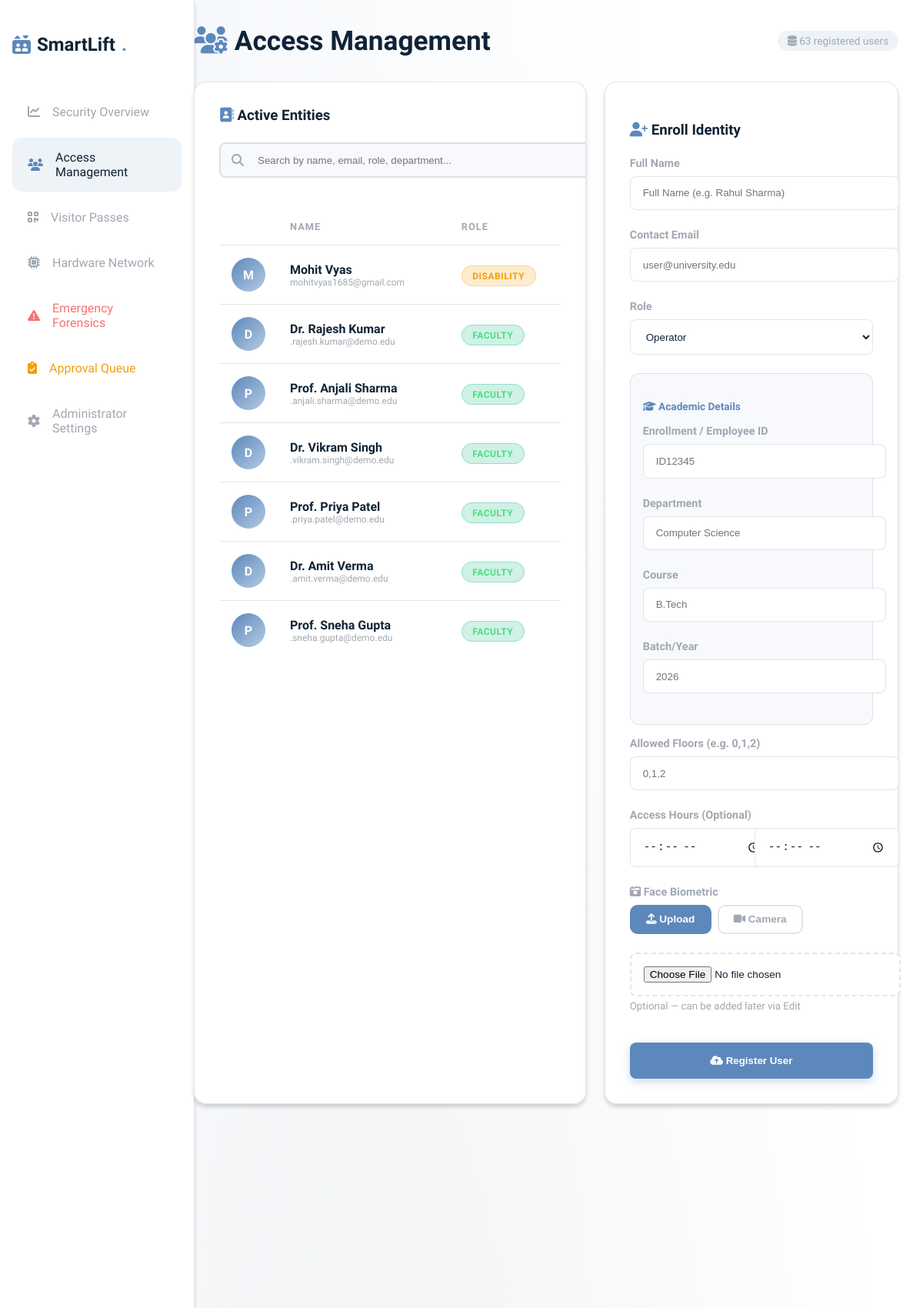
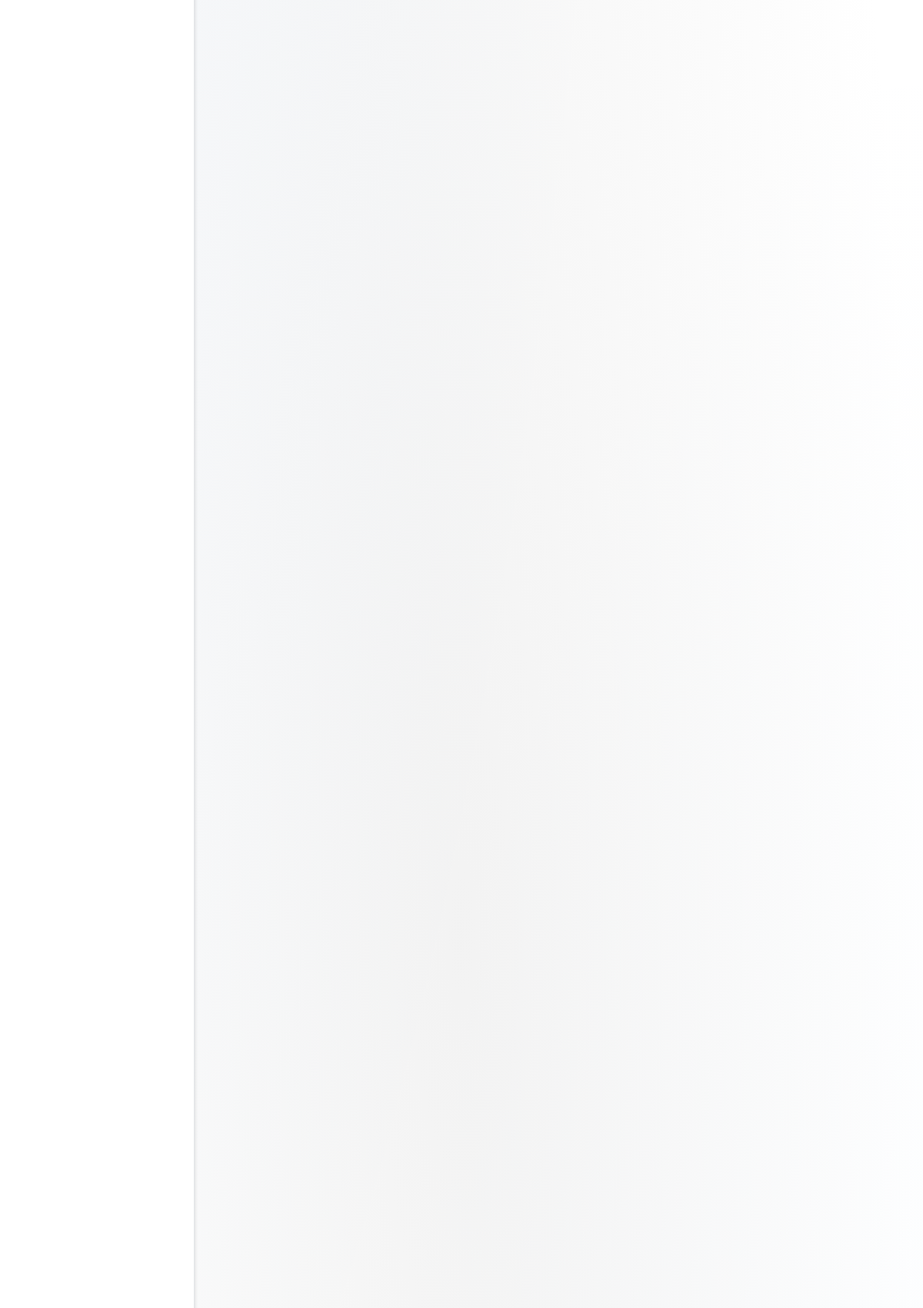
/users (signed in, upper part), run on the app's committed database (2 pictures, top to bottom).
### software/models.py (models this page shows)
class User(db.Model):
    __table_args__ = (db.UniqueConstraint('enrollment_id', 'tenant_id', name='_tenant_enrollment_uc'),)
    user_id = db.Column(db.Integer, primary_key=True) # ER Mapping: User_id
    name = db.Column(db.String(100), nullable=False) # ER Mapping: name
    Face_encoding = db.Column(db.Text, nullable=True) # ER Mapping: Face_encording
    face_vector = db.Column(db.Text, nullable=True) # Mathematical DB representation
    access_type = db.Column(db.String(50), default='temporary') # ER Mapping: acess type
    access_start_time = db.Column(db.Time, nullable=True)
    access_end_time = db.Column(db.Time, nullable=True)
    email = db.Column(db.String(120), nullable=True) # Extended Comm Parameter
    enrollment_id = db.Column(db.String(50), nullable=True) # For Students/Faculty
    department = db.Column(db.String(100), nullable=True)
    course = db.Column(db.String(100), nullable=True)
    batch = db.Column(db.String(50), nullable=True)
    allowed_floors = db.Column(db.String(100), default='0')
    tenant_id = db.Column(db.Integer, db.ForeignKey('tenant.id'), nullable=False)

### app.py (the view, shortened to what this page needs)
@app.route('/users', methods=['GET', 'POST'])
def manage_users():
    if 'admin_id' not in session: return redirect(url_for('login'))
    t_id = session['tenant_id']
    users = User.query.filter_by(tenant_id=t_id).all()
    return render_template('users.html', users=users)

### app.py (called while the page is built)
@app.context_processor
def inject_csrf():
    def generate_csrf_token():
        if '_csrf_token' not in session:
            session['_csrf_token'] = secrets.token_hex(16)
        return session['_csrf_token']
    return dict(csrf_token=generate_csrf_token)

@app.before_request
def csrf_protect():
    if request.method == "POST":
        if request.endpoint in EXEMPT_CSRF_ENDPOINTS or request.path.startswith('/api/'):
            return
        token = session.get('_csrf_token', None)
        if request.is_json or request.content_type == 'application/json':
            if not token or token != request.headers.get('X-CSRFToken'):
                return jsonify({"error": "CSRF token missing or invalid."}), 403
            return
        if not token or token != request.form.get('csrf_token'):
            flash("CSRF token missing or invalid. Please reload the page and try again.", "danger")
            return redirect(request.referrer or url_for('superadmin_dashboard'))

### templates/users.html (shortened to what this page needs)
{% extends 'base.html' %}
{% block content %}
<div class="dashboard-layout">
    {% include 'sidebar.html' %}
    <div class="main-content">
        <div style="display: flex; justify-content: space-between; align-items: center; margin-bottom: 2rem; flex-wrap: wrap; gap: 1rem;">
            <h1 style="font-size: 2.2rem; margin: 0;"><i class="fa-solid fa-users-gear" style="color: var(--accent);"></i> Access Management</h1>
            <span class="user-count"><i class="fa-solid fa-database"></i> {{ users|length }} registered users</span>
        </div>
        <div class="user-grid">
            <div class="glass-panel" style="overflow: hidden;">
                <div style="display: flex; justify-content: space-between; align-items: center; margin-bottom: 1.5rem;">
                    <h3 style="margin: 0;"><i class="fa-solid fa-address-book" style="color: var(--accent);"></i> Active Entities</h3>
                </div>
                <div class="search-bar">
                    <i class="fa-solid fa-magnifying-glass"></i>
                    <input type="text" id="userSearch" placeholder="Search by name, email, role, department..." oninput="filterUsers()" style="width: 100%;">
                </div>
                <div style="max-height: 600px; overflow-y: auto;">
                    <table id="usersTable" style="width: 100%;">
                        <thead style="position: sticky; top: 0; background: var(--bg-card); z-index: 5;">
                            <tr>
                                <th></th>
                                <th>Name</th>
                                <th>Role</th>
                                <th>Floors</th>
                            </tr>
                        </thead>
                        <tbody>
                            {% for u in users %}
                            <tr class="user-row" data-name="{{ u.name|lower }}" data-email="{{ (u.email or '')|lower }}" data-role="{{ u.access_type|lower }}" data-dept="{{ (u.department or '')|lower }}">
                                <td>
                                    {% if u.Face_encoding %}
                                    <div class="user-avatar-placeholder" style="display:none;">{{ u.name[0] }}</div>
                                    {% else %}
                                    <div class="user-avatar-placeholder">{{ u.name[0] }}</div>
                                    {% endif %}
                                </td>
                                <td>
                                    <div style="font-weight: 600;">{{ u.name }}</div>
                                    <div style="font-size: 0.75rem; color: var(--text-muted);">{{ u.email or 'No email' }}</div>
                                </td>
                                <td>
                                    {% if u.access_type == 'Operator' %}
                                    <span class="badge badge-danger">Operator</span>
                                    {% elif u.access_type == 'Faculty' %}
                                    <span class="badge badge-success">Faculty</span>
                                    {% elif u.access_type == 'Disability' %}
                                    <span class="badge badge-warning">Disability</span>
                                    {% else %}
                                    <span class="badge badge-info">Temporary</span>
                                    {% endif %}
                                </td>
                                <td style="color: var(--text-muted); font-size: 0.85rem;">{{ u.allowed_floors }}</td>
                            </tr>
                            {% endfor %}
                        </tbody>
                    </table>
                </div>
            </div>
            <div class="glass-panel" style="align-self: start;">
                <h3 style="margin-bottom: 1.5rem;"><i class="fa-solid fa-user-plus" style="color: var(--accent);"></i> Enroll Identity</h3>
                <form method="POST" enctype="multipart/form-data" id="enrollForm">
                    <div class="form-group">
                        <label>Full Name</label>
                        <input type="text" name="name" required placeholder="Full Name (e.g. Rahul Sharma)">
                    </div>
                    <div class="form-group">
                        <label>Contact Email</label>
                        <input type="email" name="email" placeholder="user@university.edu">
                    </div>
                    <div class="form-group">
                        <label>Role</label>
                        <select name="access_role" id="roleSelector" onchange="toggleFields()">
                            <option value="Operator">Operator</option>
                        </select>
                    </div>
                    <div id="academicFields" style="display:none; background:rgba(93,136,187,0.05); padding:1rem; border-radius:12px; margin-bottom:1rem; border:1px solid var(--border);">
                        <h4 style="margin-bottom:1rem; font-size:0.85rem; color:var(--accent);"><i class="fa-solid fa-graduation-cap"></i> Academic Details</h4>
                        <div class="form-group"><label>Enrollment / Employee ID</label><input type="text" name="enrollment_id" id="valEnrollInput" placeholder="ID12345"></div>
                        <div class="form-group"><label>Department</label><input type="text" name="department" placeholder="Computer Science"></div>
                        <div class="form-group"><label>Course</label><input type="text" name="course" placeholder="B.Tech"></div>
                        <div class="form-group"><label>Batch/Year</label><input type="text" name="batch" placeholder="2026"></div>
                    </div>
                    <div class="form-group">
                        <label>Allowed Floors (e.g. 0,1,2)</label>
                        <input type="text" name="allowed_floors" required placeholder="0,1,2">
                    </div>
                    <div class="form-group">
                        <label>Access Hours (Optional)</label>
                        <div style="display: grid; grid-template-columns: 1fr 1fr; gap: 0.5rem;">
                            <input type="time" name="start_time" style="font-size: 0.9rem;">
                            <input type="time" name="end_time" style="font-size: 0.9rem;">
                        </div>
                    </div>
                    <div class="form-group">
                        <label><i class="fa-solid fa-camera-retro"></i> Face Biometric</label>
                        <div class="tab-buttons">
                            <button type="button" class="tab-btn active" onclick="switchTab('upload')"><i class="fa-solid fa-upload"></i> Upload</button>
                            <button type="button" class="tab-btn" onclick="switchTab('camera')"><i class="fa-solid fa-video"></i> Camera</button>
                        </div>
                        <div class="tab-content active" id="tab-upload">
                            <input type="file" name="face_image" id="faceFileInput" accept="image/*" style="padding: 1rem; font-size:0.85rem;">
                            <small style="color:var(--text-muted); display:block; margin-top:0.3rem;">Optional — can be added later via Edit</small>
                        </div>
                    </div>
                    <button type="submit" class="btn-primary" style="width: 100%; margin-top: 1rem; padding: 1rem;"><i class="fa-solid fa-cloud-arrow-up"></i> Register User</button>
                </form>
            </div>
        </div>
    </div>
</div>
{% endblock %}

### static/style.css (style rules this page uses)
:root { --uniform-blue: #102336; --glaucous: #5D88BB; --balmy-blue: #B3CBE4; --full-white: #FFFFFF; --metallic-platinum: #D6D6D6; --gray-chateau: #A1A8B2; --bg-main: #FFFFFF; --bg-secondary: #F5F5F5; --bg-card: rgba(255, 255, 255, 0.95); --border: rgba(161, 168, 178, 0.3); --accent: #5D88BB; --accent-hover: #102336; --accent-glow: rgba(93, 136, 187, 0.3); --secondary: #B3CBE4; --success: #4ade80; --warning: #fbbf24; --danger: #f87171; --text-main: #102336; --text-muted: #A1A8B2; --text-dimmed: #7a8390; --surface: rgba(214, 214, 214, 0.4); --surface-hover: rgba(93, 136, 187, 0.1); }
body { background-color: var(--bg-main); background-image: radial-gradient(at 0% 0%, rgba(93, 136, 187, 0.08) 0px, transparent 50%), radial-gradient(at 100% 100%, rgba(179, 203, 228, 0.08) 0px, transparent 50%), radial-gradient(at 50% 50%, rgba(214, 214, 214, 0.3) 0px, transparent 70%); color: var(--text-main); font-family: 'Plus Jakarta Sans', sans-serif; min-height: 100vh; margin: 0; overflow-x: hidden; }
.glass-panel { background: var(--bg-card); backdrop-filter: blur(10px); -webkit-backdrop-filter: blur(10px); border: 1px solid var(--border); border-radius: 16px; box-shadow: 0 8px 32px rgba(16, 35, 54, 0.1); padding: 2rem; box-shadow: 0 4px 6px -1px rgba(0, 0, 0, 0.2); }
.dashboard-layout { display: grid; grid-template-columns: 280px 1fr; min-height: 100vh; }
.main-content { padding: 2rem 2.5rem; }
.btn-primary { background: var(--accent); color: white; padding: 0.75rem 1.5rem; border-radius: 8px; border: none; font-weight: 600; cursor: pointer; transition: all 0.2s; box-shadow: 0 4px 12px rgba(93, 136, 187, 0.3); display: inline-block; }
.form-group { margin-bottom: 1.5rem; }
.form-group label { display: block; margin-bottom: 0.5rem; color: var(--text-muted); font-size: 0.9rem; font-weight: 600; }
input, select { width: 100%; padding: 0.85rem 1rem; background: white; border: 1.5px solid var(--border); border-radius: 8px; color: var(--text-main); }
.badge { padding: 0.35rem 0.85rem; border-radius: 9999px; font-size: 0.75rem; font-weight: 700; letter-spacing: 0.5px; text-transform: uppercase; }
.badge-success { background: rgba(16, 185, 129, 0.2); color: var(--success); border: 1px solid rgba(16,185,129,0.3); }
table { width: 100%; border-collapse: collapse; margin-top: 1rem; }
th, td { padding: 16px; text-align: left; border-bottom: 1px solid var(--border); }
th { color: var(--text-muted); font-weight: 600; text-transform: uppercase; font-size: 0.8rem; letter-spacing: 1px; }
@media (max-width: 1200px) { .dashboard-layout { grid-template-columns: 220px 1fr; } }
@media (max-width: 1200px) { .main-content { padding: 2rem; } }
@media (max-width: 1200px) { h1 { font-size: 2rem; } }
tbody tr { transition: all 0.2s ease; }
.glass-panel { transition: all 0.3s ease; }
input[type="file"] { border: 2px dashed var(--border); padding: 2rem; text-align: center; cursor: pointer; transition: all 0.3s ease; }

### templates/users.html (style rules this page uses)
.user-grid { display: grid; grid-template-columns: 2fr 1.5fr; gap: 1.5rem; }
.search-bar { position: relative; margin-bottom: 1.5rem; }
.search-bar input { padding-left: 3rem; background: rgba(93,136,187,0.05); border: 2px solid var(--border); transition: all 0.3s; }
.search-bar i { position: absolute; left: 1rem; top: 50%; transform: translateY(-50%); color: var(--text-muted); }
.user-row { transition: all 0.2s ease; cursor: pointer; }
.user-avatar-placeholder { width: 44px; height: 44px; border-radius: 50%; background: linear-gradient(135deg, var(--accent), var(--secondary)); display: flex; align-items: center; justify-content: center; color: white; font-weight: 700; font-size: 1rem; }
.tab-buttons { display: flex; gap: 0.5rem; margin-bottom: 1.5rem; }
.tab-btn { padding: 0.6rem 1.2rem; border: 2px solid var(--border); border-radius: 10px; background: transparent; color: var(--text-muted); font-weight: 600; cursor: pointer; transition: all 0.2s; font-size: 0.85rem; }
.tab-btn.active { background: var(--accent); color: white; border-color: var(--accent); }
.tab-content { display: none; }
.tab-content.active { display: block; }
.badge-warning { background: rgba(245,158,11,0.2); color: #f59e0b; border: 1px solid rgba(245,158,11,0.3); }
.user-count { font-size: 0.85rem; color: var(--text-muted); background: rgba(93,136,187,0.1); padding: 0.3rem 0.8rem; border-radius: 20px; }

### data on the page
User: name "M", name "Mohit Vyas", email "mohitvyas1685@gmail.com", access_type "DISABILITY"
User: name "D", name "Dr. Rajesh Kumar", email ".rajesh.kumar@demo.edu", access_type "FACULTY"
User: name "P", name "Prof. Anjali Sharma", email ".anjali.sharma@demo.edu", access_type "FACULTY"
User: name "D", name "Dr. Vikram Singh", email ".vikram.singh@demo.edu", access_type "FACULTY"
User: name "P", name "Prof. Priya Patel", email ".priya.patel@demo.edu", access_type "FACULTY"
User: name "D", name "Dr. Amit Verma", email ".amit.verma@demo.edu", access_type "FACULTY"
User: name "P", name "Prof. Sneha Gupta", email ".sneha.gupta@demo.edu", access_type "FACULTY"

### other printed values
{{ users|length }} "63"
